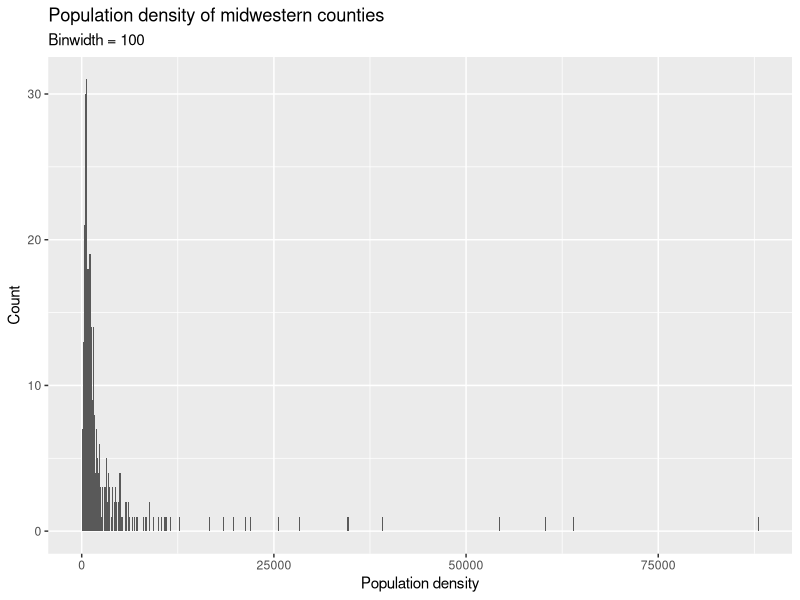
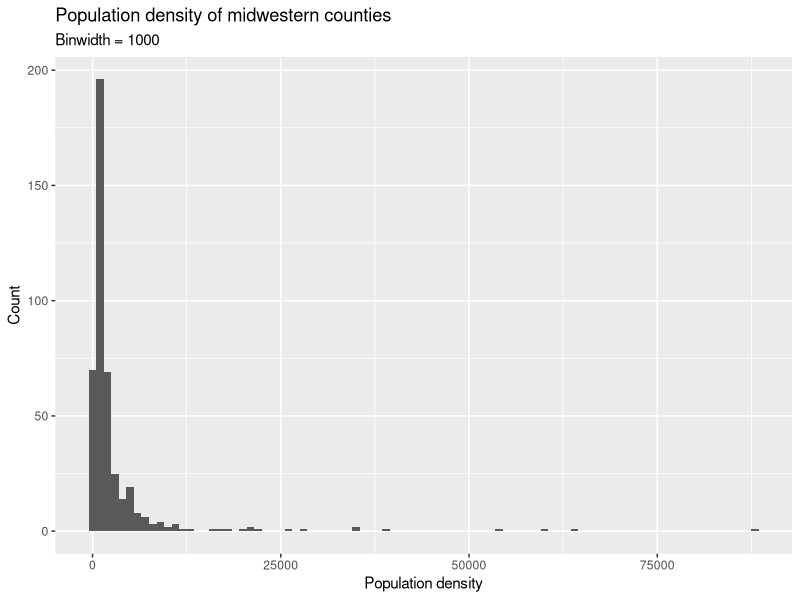
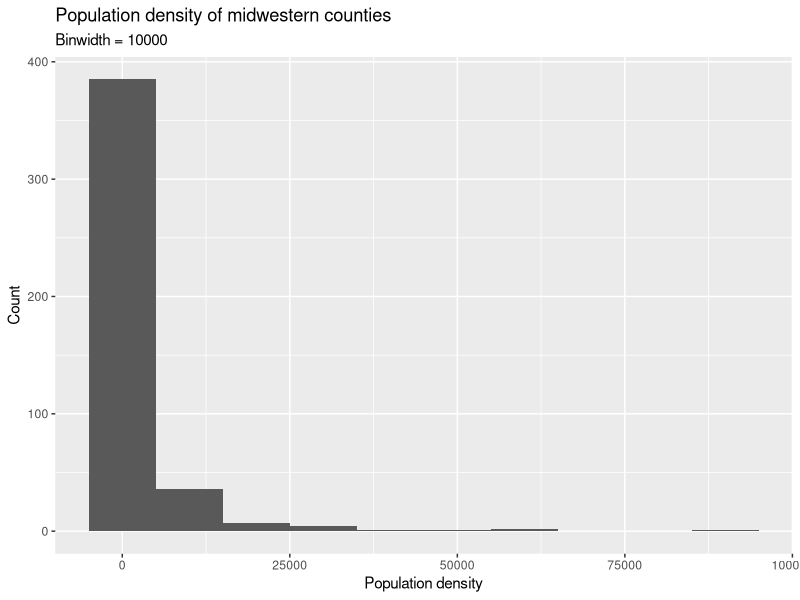
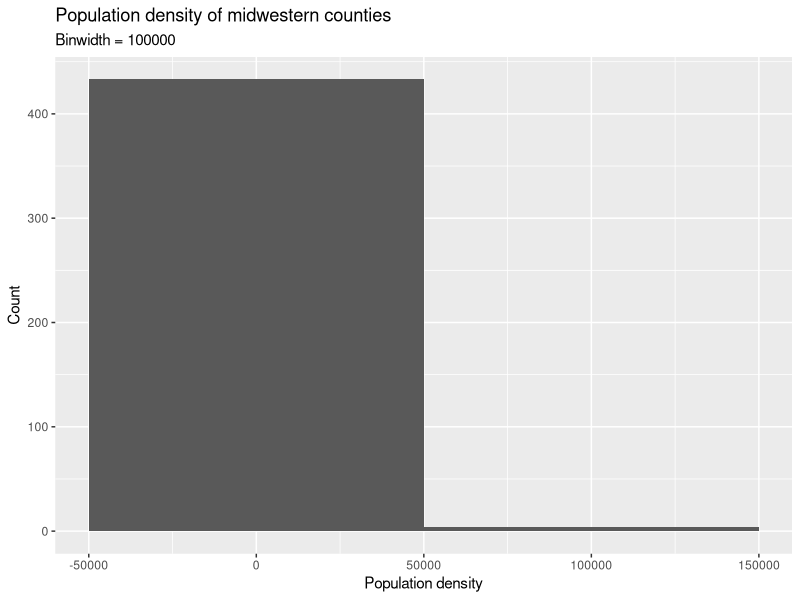
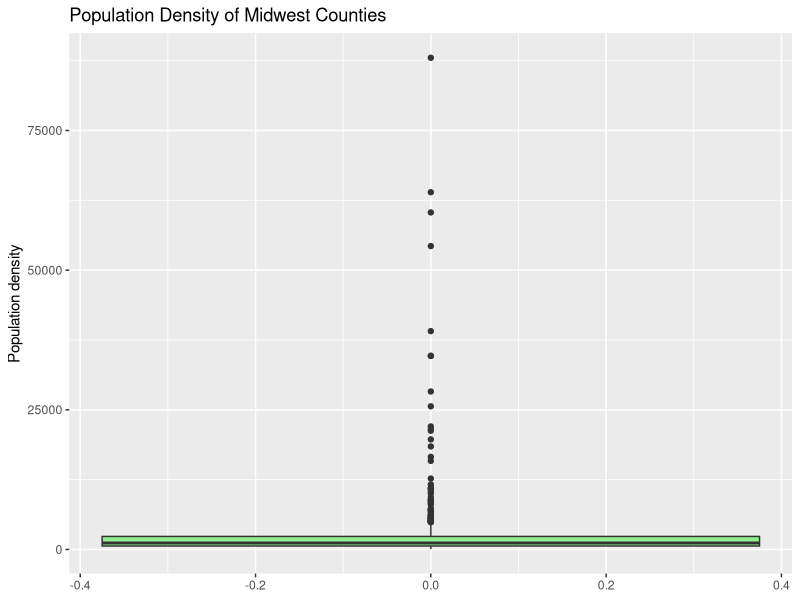

Write the R code that produced these figures, in order.
## ---- chunk 1
1 + 1
## ---- chunk 2
#| echo: false
2 * 2
## ---- chunk 3
library(tidyverse)
## ---- chunk 4
ggplot(midwest, aes(x = popdensity)) + 
  geom_histogram(binwidth = 100) + 
  labs(x = "Population density", 
       y = "Count", 
       title = "Population density of midwestern counties",
       subtitle = "Binwidth = 100")
## ---- chunk 5
ggplot(midwest, aes(x = popdensity)) + 
  geom_histogram(binwidth = 1000) + 
  labs(x = "Population density", 
       y = "Count", 
       title = "Population density of midwestern counties",
       subtitle = "Binwidth = 1000")
## ---- chunk 6
ggplot(midwest, aes(x = popdensity)) + 
  geom_histogram(binwidth = 10000) + 
  labs(x = "Population density", 
       y = "Count", 
       title = "Population density of midwestern counties",
       subtitle = "Binwidth = 10000")
## ---- chunk 7
ggplot(midwest, aes(x = popdensity)) + 
  geom_histogram(binwidth = 100000) + 
  labs(x = "Population density", 
       y = "Count", 
       title = "Population density of midwestern counties",
       subtitle = "Binwidth = 100000")
## ---- chunk 8
ggplot(midwest, aes(y = popdensity)) + 
  geom_boxplot(fill = "lightgreen") + 
  labs(
    y = "Population density",
    title = "Population Density of Midwest Counties")
